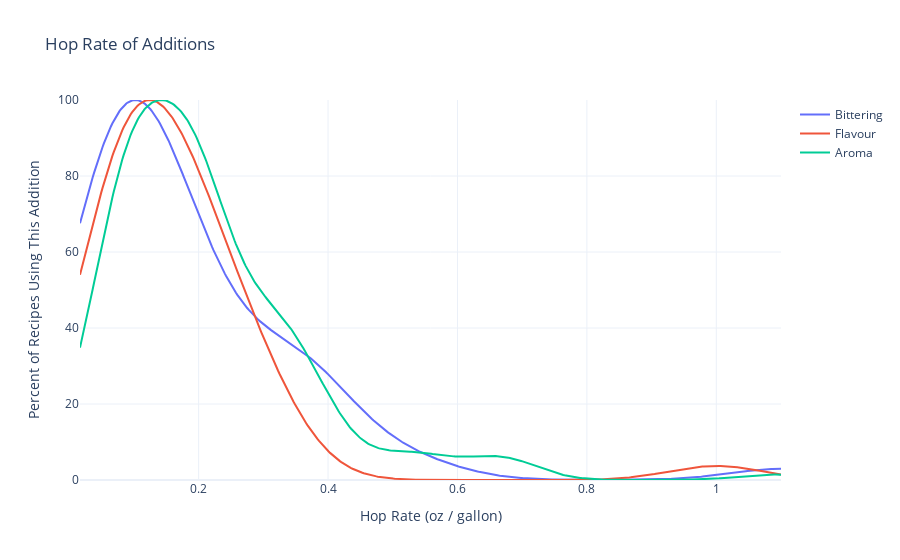

Notebook code cell kept with this figure:
### Code cell
hops_ipa = hops[hops['style'] == 'IPA'].copy()
plot_hop_rate_kde(
    hops_ipa,
    stages=('bittering', 'flavour', 'aroma')
)

### Figure 1 — Plotly figure (JSON) as saved in the notebook; plotly's stock layout.template omitted (floating-point values rounded to 4 significant figures; data arrays with more than 128 entries replaced by an {"elided": "..."} marker saying what was removed)
{"data": [{"hovertemplate": "Bittering<br>Hop rate: %{x:.3f} oz/gal<br>Recipes: %{y:.1f}%<extra></extra>", "mode": "lines", "name": "Bittering", "type": "scatter", "x": {"elided": "500 float values"}, "y": {"elided": "500 float values"}}, {"hovertemplate": "Flavour<br>Hop rate: %{x:.3f} oz/gal<br>Recipes: %{y:.1f}%<extra></extra>", "mode": "lines", "name": "Flavour", "type": "scatter", "x": {"elided": "500 float values"}, "y": {"elided": "500 float values"}}, {"hovertemplate": "Aroma<br>Hop rate: %{x:.3f} oz/gal<br>Recipes: %{y:.1f}%<extra></extra>", "mode": "lines", "name": "Aroma", "type": "scatter", "x": {"elided": "500 float values"}, "y": {"elided": "500 float values"}}], "layout": {"hovermode": "x unified", "title": {"text": "Hop Rate of Additions"}, "xaxis": {"title": {"text": "Hop Rate (oz / gallon)"}}, "yaxis": {"range": [0, 100], "title": {"text": "Percent of Recipes Using This Addition"}}}}
